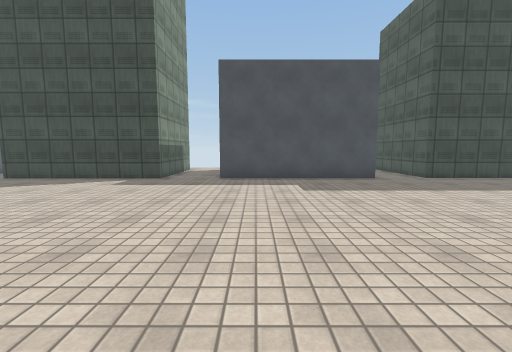
[1] (above)

21 first-person views from a walk through a scene from a Unity 3-D project. The camera is 1.3 m above the floor, tilts 6° down and sees 90° across. The floor is counted in squares, 1 m on a side. Each view is taken from the middle of a square. On the plan, view 1 faces up. The plan holds only what a view shows up to about 13 squares ahead; the rest is blank. The place goes on beyond the plan. Surface patterns are stand-ins for the level's own textures.

[2]
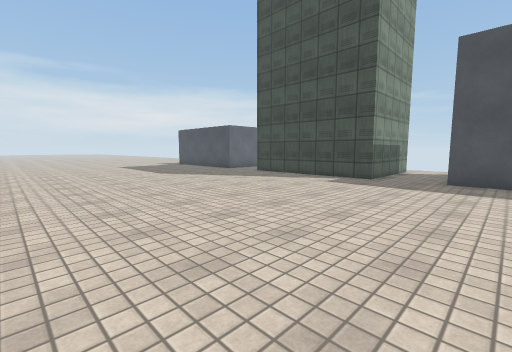

[3]
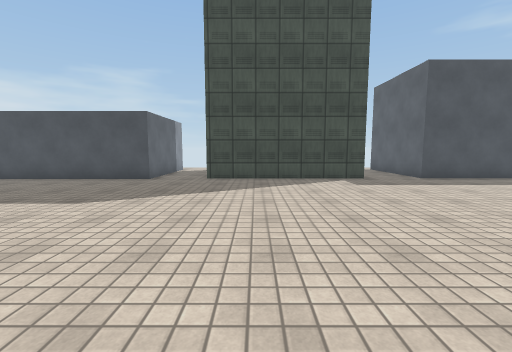

[4]
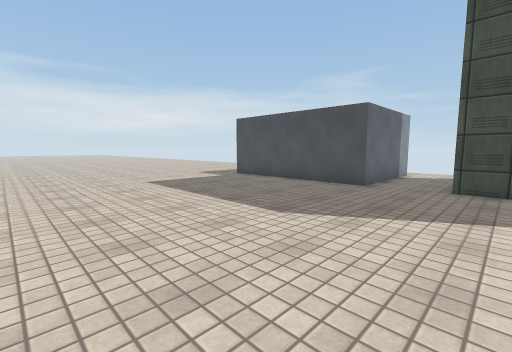

[5]
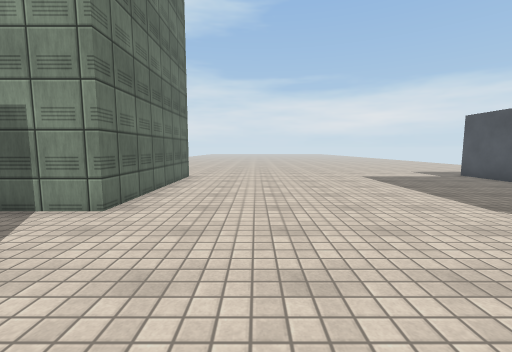

[6]
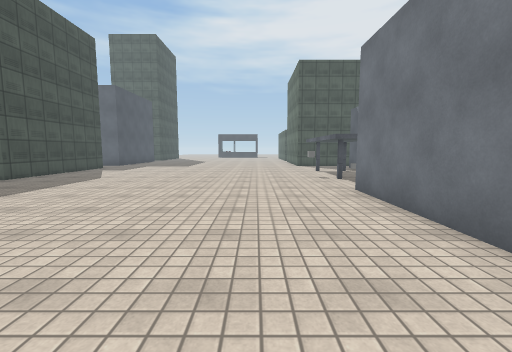

[7]
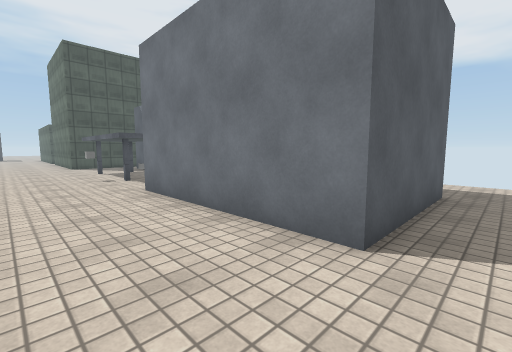

[8]
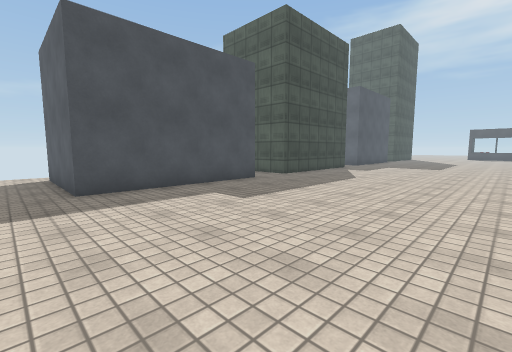

[9]
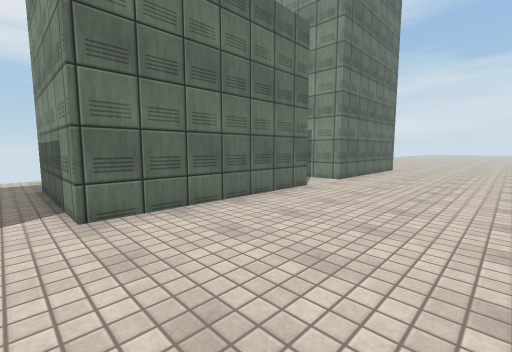

[10]
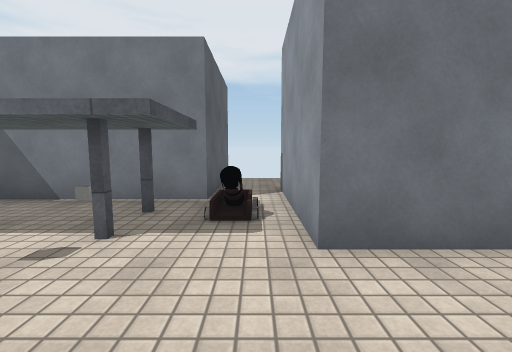

[11]
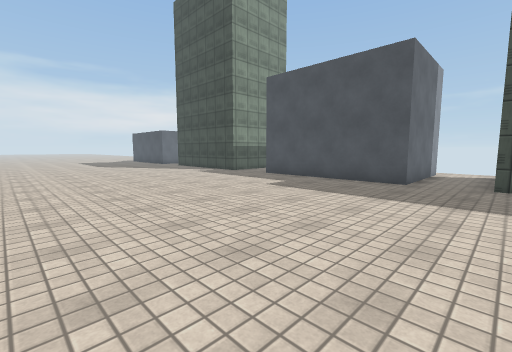

[12]
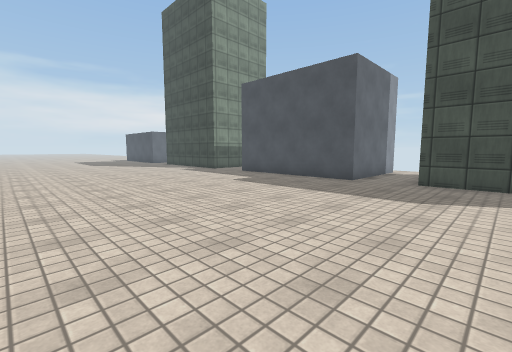

[13]
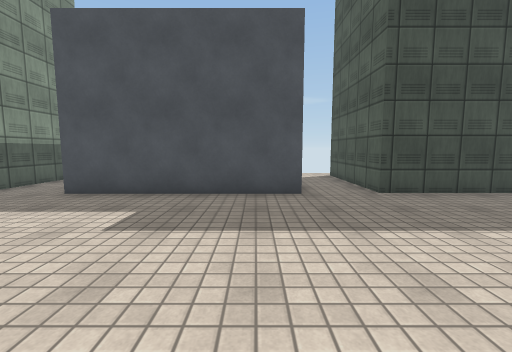

[14]
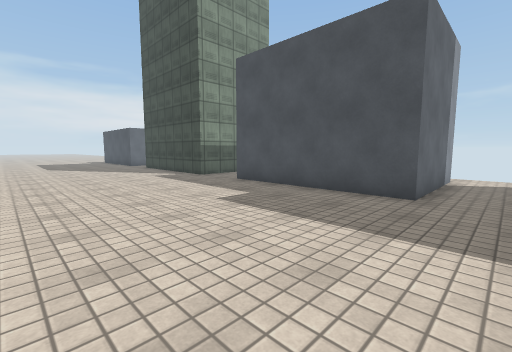

[15]
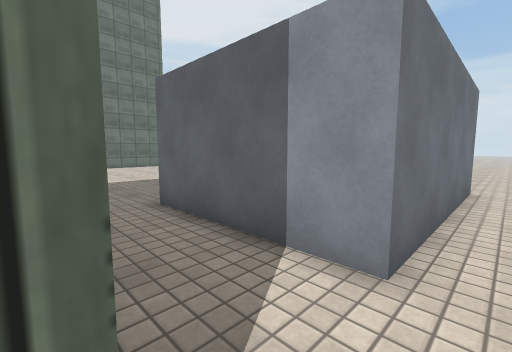

[16]
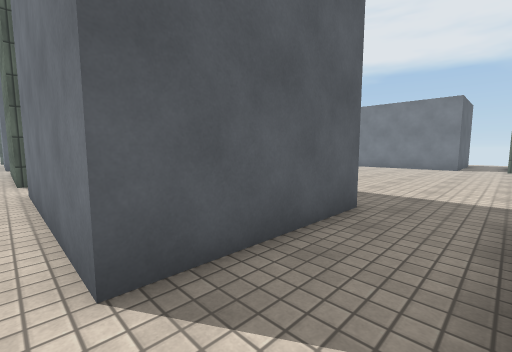

[17]
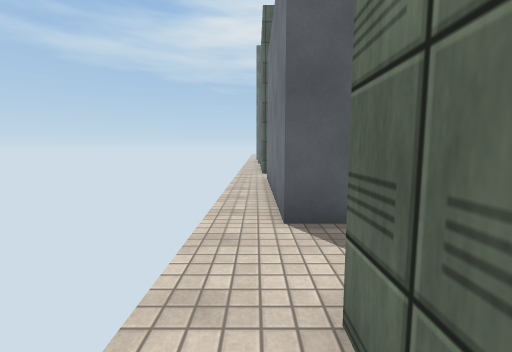

[18]
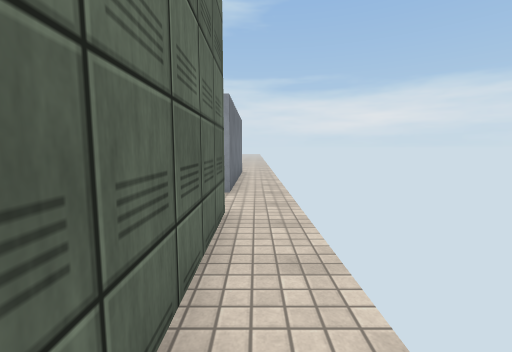

[19]
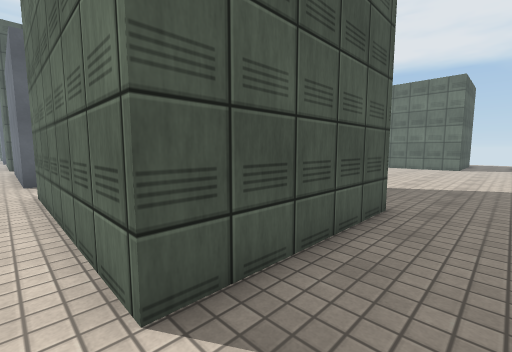

[20]
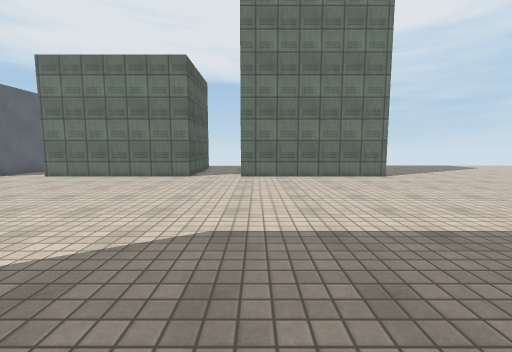

[21]
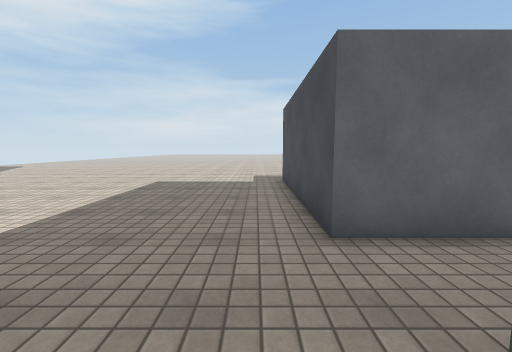

### Floor plan
Key: @ floor where view 1 was taken; # wall or solid block; . floor; C cannon; O other object.
Columns run from 20 left of view 1 to 10 right of it. Each row starts with its distance up from view 1.
 17 ............................#
 16 OOOOOOO..########..OOOOOOO..#
 15       O..#      #..O     O..#
 14       O..#      #..O     O..#
 13       O..#      #..O     O..#
 12       O..#     ##..OOOOOOO..###
 11 OOOOOOO..#######...............
 10 ...............................
  9 ...............................
  8 ...............................
  7 ...............................
  6 ...............................
  5 ...............................
  4 ...............................
  3 ...............................
  2 ...............................
  1 ...............................
  0 ....................@..........
 -1 ...............................
 -2 #######...#######..OOOOOOO...O.
 -3       ##.##     #.O      O.....
 -4        #        #.O      OCC##.
 -5                 #.O      O.....
 -6                 #.O      O.OOOO
 -7                 #.O      O.O
 -8                 ...      ..O
 -9                 ...      ..O
-10                 ...      ..O
-11                            O

Positions as (right, up) in squares from view 1, and headings:
1: (0, 0), facing up
2: (0, 0), facing up-left
3: (-9, 0), facing up
4: (-10, 2), facing up-left
5: (-8, 1), facing left
6: (-3, 1), facing right
7: (-3, 1), facing down-right
8: (-3, 3), facing up-right
9: (-3, 3), facing down-left
10: (6, 1), facing down
11: (8, 1), facing up-left
12: (10, 1), facing up-left
13: (4, 4), facing up
14: (7, 4), facing up-left
15: (-11, 17), facing down-left
16: (-4, 17), facing down-right
17: (-6, 17), facing right
18: (-6, 17), facing left
19: (-13, 17), facing down-right
20: (-14, 10), facing down
21: (-10, 10), facing left
